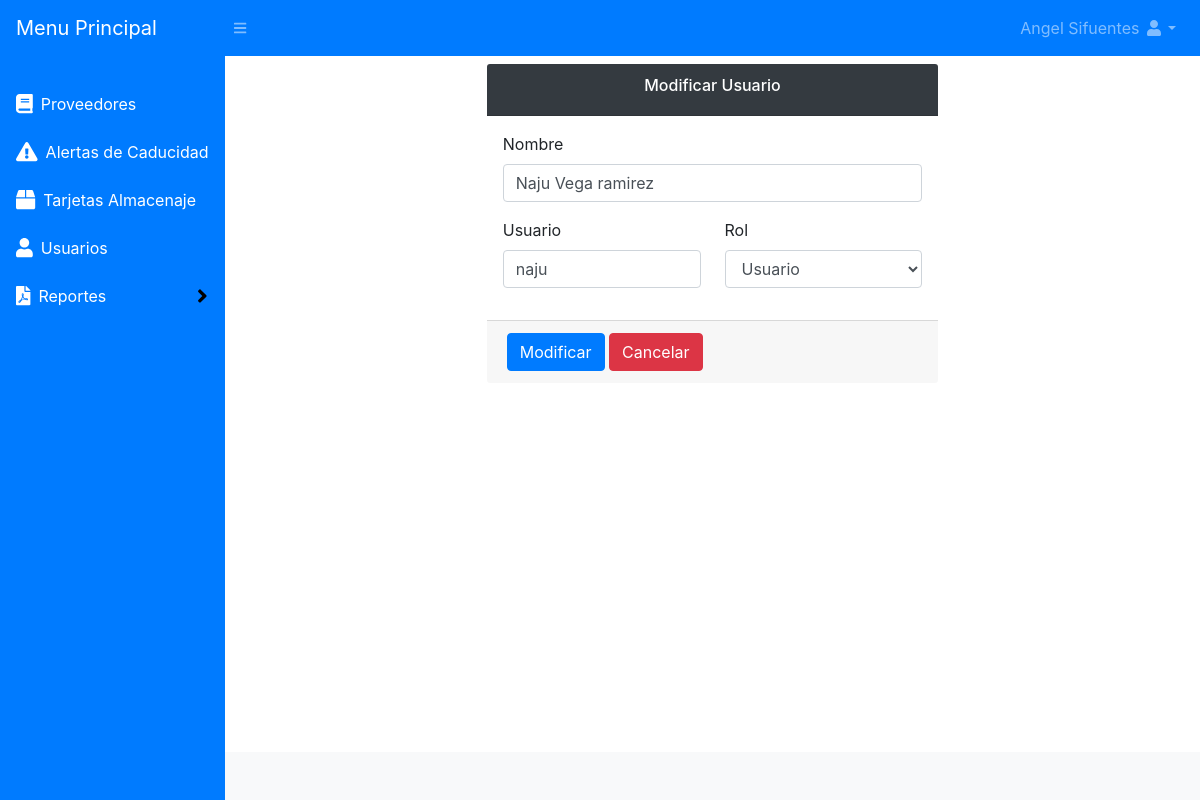
The page /Usuarios/editar?id=2 (signed in) on the database its author committed.
### tables this page shows
CREATE TABLE `usuarios` (
  `id` int(11) NOT NULL,
  `usuario` varchar(50) NOT NULL,
  `nombre` varchar(200) NOT NULL,
  `clave` varchar(100) NOT NULL,
  `rol` varchar(20) NOT NULL,
  `estado` int(11) NOT NULL DEFAULT 1
);

### Libraries/Core/Views.php (called while the page is built)
<?php
class Views{
    function getView($controller, $view, $data="", $alert="", $config = "", $cliente = "")
    {
        $controller = get_class($controller);
        if ($controller == "Home") {
            $view = "Views/".$view.".php";
        }else{
            $view = "Views/" . $controller . "/" . $view . ".php";
        }
        require_once($view);
    }
}
?>

### index.php (called while the page is built, shortened)
<?php
require_once("Helpers/Helpers.php");
require_once("Libraries/Core/Load.php");
?>

### Helpers/Helpers.php (called while the page is built, shortened)
<?php
function base_url()
{
    return BASE_URL;
}
?>

### Libraries/Core/Mysql.php (called while the page is built, shortened)
<?php
class Mysql extends Conexion{
    private $conexion;
    function __construct()
    {
        $this->conexion = new Conexion();
        $this->conexion = $this->conexion->conect();
    }
    public function select(string $query){
        $this->strquery = $query;
        $result = $this->conexion->prepare($this->strquery);
        $result->execute();
        $data = $result->fetch(PDO::FETCH_ASSOC);
        return $data;
    }
}
?>

### Libraries/Core/Conexion.php (called while the page is built)
<?php
class Conexion{
    private $conect;
    public function __construct()
    {
      $conexion = "mysql:host=".HOST.";dbname=".BD.";.CHARSET.";
      try {
          $this->conect = new PDO($conexion, DB_USER, PASS);
          $this->conect->setAttribute(PDO::ATTR_ERRMODE, PDO::ERRMODE_EXCEPTION);
      } catch (PDOException $e) {
          $this->conect = "Error en la conexion";
          echo "Error: " . $e->getMessage();
      }
    }
    public function conect()
    {
        return $this->conect;
    }
}
?>

### Models/UsuariosModel.php (called while the page is built, shortened)
<?php
class UsuariosModel extends Mysql{
    public function editarUsuarios(int $id)
    {
        $sql = "SELECT * FROM usuarios WHERE id = $id";
        $res = $this->select($sql);
        return $res;
    }
}
?>

### Views/usuarios/editar.php (the view, shortened to what this page needs)
<div id="layoutSidenav_content">
    <main>
        <div class="container-fluid">
            <div class="row mt-2">
                <div class="col-lg-6 m-auto">
                    <form method="post" action="<?php echo base_url(); ?>Usuarios/actualizar" autocomplete="off">
                        <div class="card-header bg-dark">
                            <h6 class="title text-white text-center">Modificar Usuario</46>
                        </div>
                        <div class="modal-body">
                            <div class="form-group">
                                <label for="nombre">Nombre</label>
                                <input id="nombre" class="form-control" type="text" name="nombre" placeholder="Nombre" value="<?php echo $data['nombre']; ?>">
                            </div>
                            <div class="row">
                                <div class="col-lg-6">
                                    <div class="form-group">
                                        <label for="usuario">Usuario</label>
                                        <input id="usuario" class="form-control" type="text" name="usuario" placeholder="Usuario" value="<?php echo $data['usuario']; ?>">
                                    </div>
                                </div>
                                <div class="col-lg-6">
                                    <label for="rol">Rol</label>
                                    <select id="rol" class="form-control" name="rol">
                                        <option value="2" <?php if ($data['rol'] == "2") {
                                                                        echo "selected";
                                                                    } ?>>Usuario</option>
                                    </select>
                                </div>
                            </div>
                        </div>
                        <div class="card-footer">
                            <button class="btn btn-primary" type="submit">Modificar</button>
                            <a class="btn btn-danger" href="<?php echo base_url();?>usuarios/listar">Cancelar</a>
                        </div>
                    </form>
                </div>
            </div>
        </div>
    </main>

### rows shown on the page
usuarios: nombre "Naju Vega ramirez", usuario "naju", rol "Usuario"

### other values the page prints
$_SESSION['nombre'] "Angel Sifuentes"
